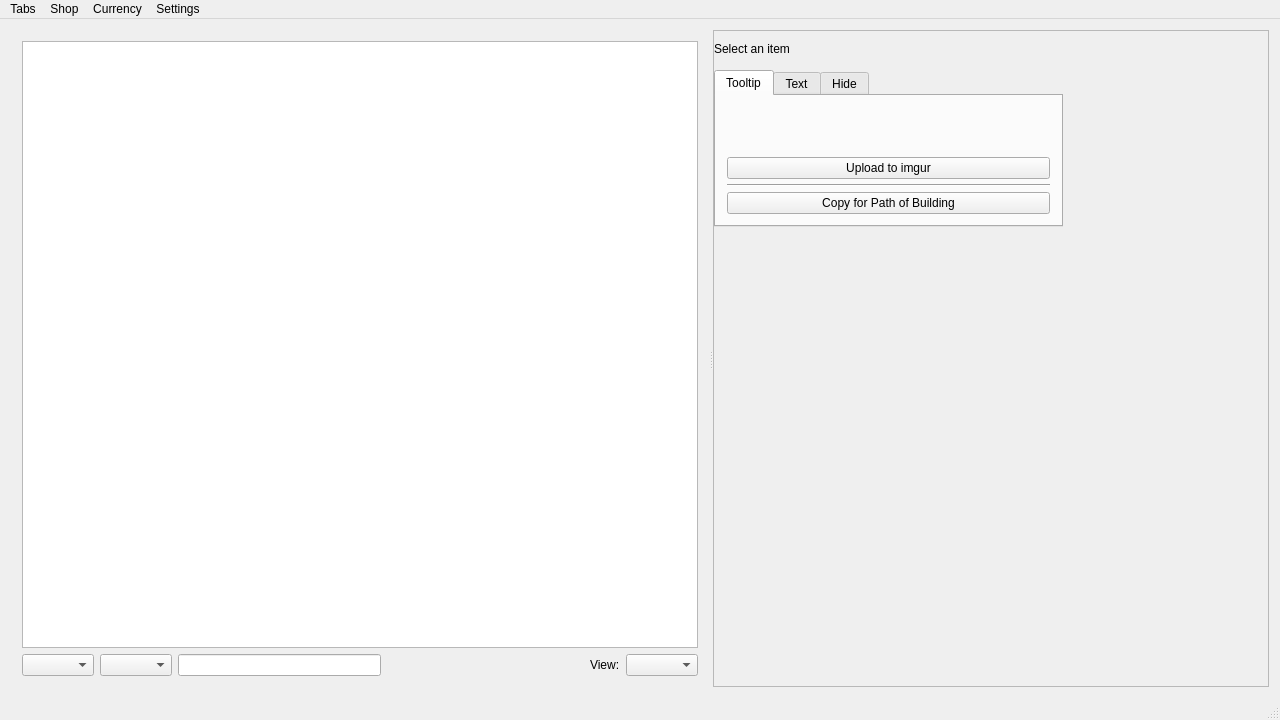
<?xml version="1.0" encoding="UTF-8"?>
<ui version="4.0">
 <class>MainWindow</class>
 <widget class="QMainWindow" name="MainWindow">
  <property name="geometry">
   <rect>
    <x>0</x>
    <y>0</y>
    <width>1280</width>
    <height>720</height>
   </rect>
  </property>
  <property name="windowTitle">
   <string>Acquisition</string>
  </property>
  <widget class="QWidget" name="centralWidget">
   <layout class="QGridLayout" name="gridLayout_2">
    <item row="0" column="0">
     <layout class="QVBoxLayout" name="mainLayout">
      <item>
       <widget class="QSplitter" name="horizontalLayout_2">
        <property name="orientation">
         <enum>Qt::Orientation::Horizontal</enum>
        </property>
        <widget class="QWidget" name="layoutWidget">
         <layout class="QVBoxLayout" name="itemListAndSearchFormLayout">
          <item>
           <widget class="QTreeView" name="treeView"/>
          </item>
          <item>
           <layout class="QHBoxLayout" name="horizontalLayout">
            <item>
             <widget class="QComboBox" name="buyoutTypeComboBox"/>
            </item>
            <item>
             <widget class="QComboBox" name="buyoutCurrencyComboBox"/>
            </item>
            <item>
             <widget class="QLineEdit" name="buyoutValueLineEdit"/>
            </item>
            <item>
             <spacer name="horizontalSpacer">
              <property name="orientation">
               <enum>Qt::Orientation::Horizontal</enum>
              </property>
              <property name="sizeHint" stdset="0">
               <size>
                <width>40</width>
                <height>20</height>
               </size>
              </property>
             </spacer>
            </item>
            <item>
             <widget class="QLabel" name="label">
              <property name="text">
               <string>View:</string>
              </property>
             </widget>
            </item>
            <item>
             <widget class="QComboBox" name="viewComboBox"/>
            </item>
           </layout>
          </item>
         </layout>
        </widget>
        <widget class="QScrollArea" name="scrollArea">
         <widget class="QWidget" name="scrollAreaWidgetContents">
          <property name="geometry">
           <rect>
            <x>0</x>
            <y>0</y>
            <width>349</width>
            <height>638</height>
           </rect>
          </property>
          <layout class="QGridLayout" name="gridLayout">
           <property name="leftMargin">
            <number>0</number>
           </property>
           <property name="topMargin">
            <number>11</number>
           </property>
           <property name="rightMargin">
            <number>0</number>
           </property>
           <item row="0" column="0">
            <layout class="QVBoxLayout" name="itemLayout">
             <property name="spacing">
              <number>0</number>
             </property>
             <item>
              <widget class="QWidget" name="widget" native="true">
               <property name="minimumSize">
                <size>
                 <width>250</width>
                 <height>0</height>
                </size>
               </property>
              </widget>
             </item>
             <item>
              <widget class="QLabel" name="nameLabel">
               <property name="text">
                <string>Select an item</string>
               </property>
              </widget>
             </item>
             <item>
              <widget class="QLabel" name="imageLabel"/>
             </item>
             <item>
              <widget class="QTabWidget" name="itemInfoTypeTabs">
               <property name="sizePolicy">
                <sizepolicy hsizetype="Minimum" vsizetype="Maximum">
                 <horstretch>0</horstretch>
                 <verstretch>0</verstretch>
                </sizepolicy>
               </property>
               <property name="currentIndex">
                <number>0</number>
               </property>
               <widget class="QWidget" name="itemInfoTooltip">
                <attribute name="title">
                 <string>Tooltip</string>
                </attribute>
                <layout class="QVBoxLayout" name="itemInfoLayout">
                 <item>
                  <widget class="QWidget" name="itemTooltipWidget" native="true">
                   <property name="sizePolicy">
                    <sizepolicy hsizetype="Preferred" vsizetype="Minimum">
                     <horstretch>0</horstretch>
                     <verstretch>0</verstretch>
                    </sizepolicy>
                   </property>
                   <layout class="QVBoxLayout" name="itemTooltipLayout">
                    <property name="spacing">
                     <number>0</number>
                    </property>
                    <property name="leftMargin">
                     <number>0</number>
                    </property>
                    <property name="topMargin">
                     <number>0</number>
                    </property>
                    <property name="rightMargin">
                     <number>0</number>
                    </property>
                    <property name="bottomMargin">
                     <number>0</number>
                    </property>
                    <item>
                     <widget class="QWidget" name="itemHeaderWidget" native="true">
                      <property name="sizePolicy">
                       <sizepolicy hsizetype="Expanding" vsizetype="Fixed">
                        <horstretch>0</horstretch>
                        <verstretch>0</verstretch>
                       </sizepolicy>
                      </property>
                      <layout class="QHBoxLayout" name="itemHeaderLayout">
                       <property name="spacing">
                        <number>0</number>
                       </property>
                       <property name="leftMargin">
                        <number>0</number>
                       </property>
                       <property name="topMargin">
                        <number>0</number>
                       </property>
                       <property name="rightMargin">
                        <number>0</number>
                       </property>
                       <property name="bottomMargin">
                        <number>0</number>
                       </property>
                       <item>
                        <widget class="QLabel" name="itemHeaderLeft">
                         <property name="sizePolicy">
                          <sizepolicy hsizetype="Fixed" vsizetype="Fixed">
                           <horstretch>0</horstretch>
                           <verstretch>0</verstretch>
                          </sizepolicy>
                         </property>
                         <property name="text">
                          <string/>
                         </property>
                        </widget>
                       </item>
                       <item>
                        <widget class="QWidget" name="itemNameContainerWidget" native="true">
                         <property name="sizePolicy">
                          <sizepolicy hsizetype="Expanding" vsizetype="Fixed">
                           <horstretch>0</horstretch>
                           <verstretch>0</verstretch>
                          </sizepolicy>
                         </property>
                         <layout class="QVBoxLayout" name="itemNameContainer">
                          <property name="spacing">
                           <number>0</number>
                          </property>
                          <property name="leftMargin">
                           <number>0</number>
                          </property>
                          <property name="topMargin">
                           <number>0</number>
                          </property>
                          <property name="rightMargin">
                           <number>0</number>
                          </property>
                          <property name="bottomMargin">
                           <number>0</number>
                          </property>
                          <item>
                           <widget class="QLabel" name="itemNameFirstLine">
                            <property name="text">
                             <string/>
                            </property>
                           </widget>
                          </item>
                          <item>
                           <widget class="QLabel" name="itemNameSecondLine">
                            <property name="text">
                             <string/>
                            </property>
                           </widget>
                          </item>
                         </layout>
                        </widget>
                       </item>
                       <item>
                        <widget class="QLabel" name="itemHeaderRight">
                         <property name="sizePolicy">
                          <sizepolicy hsizetype="Fixed" vsizetype="Fixed">
                           <horstretch>0</horstretch>
                           <verstretch>0</verstretch>
                          </sizepolicy>
                         </property>
                         <property name="text">
                          <string/>
                         </property>
                        </widget>
                       </item>
                      </layout>
                     </widget>
                    </item>
                    <item>
                     <widget class="QLabel" name="propertiesLabel">
                      <property name="maximumSize">
                       <size>
                        <width>16777215</width>
                        <height>16777215</height>
                       </size>
                      </property>
                      <property name="wordWrap">
                       <bool>true</bool>
                      </property>
                     </widget>
                    </item>
                   </layout>
                  </widget>
                 </item>
                 <item>
                  <widget class="QWidget" name="itemButtonsWidget" native="true">
                   <property name="sizePolicy">
                    <sizepolicy hsizetype="Preferred" vsizetype="Minimum">
                     <horstretch>0</horstretch>
                     <verstretch>0</verstretch>
                    </sizepolicy>
                   </property>
                   <layout class="QVBoxLayout" name="itemButtonsLayout">
                    <property name="spacing">
                     <number>5</number>
                    </property>
                    <property name="leftMargin">
                     <number>0</number>
                    </property>
                    <property name="topMargin">
                     <number>0</number>
                    </property>
                    <property name="rightMargin">
                     <number>0</number>
                    </property>
                    <property name="bottomMargin">
                     <number>0</number>
                    </property>
                    <item>
                     <widget class="QPushButton" name="uploadTooltipButton">
                      <property name="text">
                       <string>Upload to imgur</string>
                      </property>
                     </widget>
                    </item>
                    <item>
                     <widget class="Line" name="pobButtonLine">
                      <property name="orientation">
                       <enum>Qt::Orientation::Horizontal</enum>
                      </property>
                     </widget>
                    </item>
                    <item>
                     <widget class="QPushButton" name="pobTooltipButton">
                      <property name="text">
                       <string>Copy for Path of Building</string>
                      </property>
                     </widget>
                    </item>
                   </layout>
                  </widget>
                 </item>
                </layout>
               </widget>
               <widget class="QWidget" name="itemInfoText">
                <attribute name="title">
                 <string>Text</string>
                </attribute>
                <layout class="QVBoxLayout" name="verticalLayout">
                 <item>
                  <widget class="QLabel" name="itemTextTooltip">
                   <property name="sizePolicy">
                    <sizepolicy hsizetype="Minimum" vsizetype="Maximum">
                     <horstretch>0</horstretch>
                     <verstretch>0</verstretch>
                    </sizepolicy>
                   </property>
                   <property name="text">
                    <string/>
                   </property>
                  </widget>
                 </item>
                </layout>
               </widget>
               <widget class="QWidget" name="tab">
                <attribute name="title">
                 <string>Hide</string>
                </attribute>
               </widget>
              </widget>
             </item>
             <item>
              <spacer name="verticalSpacer">
               <property name="orientation">
                <enum>Qt::Orientation::Vertical</enum>
               </property>
               <property name="sizeHint" stdset="0">
                <size>
                 <width>20</width>
                 <height>40</height>
                </size>
               </property>
              </spacer>
             </item>
             <item>
              <widget class="QLabel" name="locationLabel"/>
             </item>
             <item>
              <widget class="QLabel" name="minimapLabel"/>
             </item>
            </layout>
           </item>
          </layout>
         </widget>
        </widget>
       </widget>
      </item>
     </layout>
    </item>
   </layout>
  </widget>
  <widget class="QMenuBar" name="menuBar">
   <property name="geometry">
    <rect>
     <x>0</x>
     <y>0</y>
     <width>1280</width>
     <height>20</height>
    </rect>
   </property>
   <widget class="QMenu" name="menuShop">
    <property name="title">
     <string>Shop</string>
    </property>
    <addaction name="actionSetShopThreads"/>
    <addaction name="actionEditShopTemplate"/>
    <addaction name="actionCopyShopToClipboard"/>
    <addaction name="actionUpdateStashIndex"/>
    <addaction name="actionUpdateShops"/>
    <addaction name="actionSetAutomaticallyShopUpdate"/>
   </widget>
   <widget class="QMenu" name="menuTabs">
    <property name="title">
     <string>Tabs</string>
    </property>
    <addaction name="actionRefreshCheckedTabs"/>
    <addaction name="actionRefreshAllTabs"/>
    <addaction name="separator"/>
    <addaction name="actionSetAutomaticTabRefresh"/>
    <addaction name="actionSetTabRefreshInterval"/>
   </widget>
   <widget class="QMenu" name="menuCurrency">
    <property name="title">
     <string>Currency</string>
    </property>
    <addaction name="actionListCurrency"/>
    <addaction name="actionExportCurrency"/>
   </widget>
   <widget class="QMenu" name="menuSettings">
    <property name="title">
     <string>Settings</string>
    </property>
    <widget class="QMenu" name="menuTheme">
     <property name="title">
      <string>Theme</string>
     </property>
     <addaction name="actionSetDarkTheme"/>
     <addaction name="actionSetLightTheme"/>
     <addaction name="actionSetDefaultTheme"/>
    </widget>
    <widget class="QMenu" name="menuLogging">
     <property name="title">
      <string>Logging</string>
     </property>
     <addaction name="actionLoggingOFF"/>
     <addaction name="actionLoggingFATAL"/>
     <addaction name="actionLoggingERROR"/>
     <addaction name="actionLoggingWARN"/>
     <addaction name="actionLoggingINFO"/>
     <addaction name="actionLoggingDEBUG"/>
     <addaction name="actionLoggingTRACE"/>
    </widget>
    <widget class="QMenu" name="menuOAuth">
     <property name="title">
      <string>OAuth</string>
     </property>
     <addaction name="actionShowOAuthToken"/>
     <addaction name="actionRefreshOAuthToken"/>
    </widget>
    <widget class="QMenu" name="menuSessionID">
     <property name="title">
      <string>POESESSID</string>
     </property>
     <addaction name="actionShowPOESESSID"/>
    </widget>
    <addaction name="menuTheme"/>
    <addaction name="menuLogging"/>
    <addaction name="menuOAuth"/>
    <addaction name="menuSessionID"/>
   </widget>
   <addaction name="menuTabs"/>
   <addaction name="menuShop"/>
   <addaction name="menuCurrency"/>
   <addaction name="menuSettings"/>
  </widget>
  <widget class="QStatusBar" name="statusBar"/>
  <action name="actionSetShopThreads">
   <property name="enabled">
    <bool>true</bool>
   </property>
   <property name="text">
    <string>Set Shop Threads</string>
   </property>
  </action>
  <action name="actionCopyShopToClipboard">
   <property name="enabled">
    <bool>true</bool>
   </property>
   <property name="text">
    <string>Copy shop data to clipboard</string>
   </property>
  </action>
  <action name="actionSetAutomaticTabRefresh">
   <property name="checkable">
    <bool>true</bool>
   </property>
   <property name="checked">
    <bool>false</bool>
   </property>
   <property name="text">
    <string>Auto refresh checked tabs</string>
   </property>
  </action>
  <action name="actionSetTabRefreshInterval">
   <property name="text">
    <string>Auto refresh interval...</string>
   </property>
  </action>
  <action name="actionRefreshAllTabs">
   <property name="text">
    <string>Refresh all tabs</string>
   </property>
  </action>
  <action name="actionUpdateShops">
   <property name="enabled">
    <bool>true</bool>
   </property>
   <property name="text">
    <string>Update shop thread at forums</string>
   </property>
  </action>
  <action name="actionSetAutomaticallyShopUpdate">
   <property name="checkable">
    <bool>true</bool>
   </property>
   <property name="checked">
    <bool>false</bool>
   </property>
   <property name="enabled">
    <bool>true</bool>
   </property>
   <property name="text">
    <string>Automatically update shop</string>
   </property>
  </action>
  <action name="actionEditShopTemplate">
   <property name="enabled">
    <bool>true</bool>
   </property>
   <property name="text">
    <string>Edit Shop Template</string>
   </property>
  </action>
  <action name="actionListCurrency">
   <property name="text">
    <string>List currency...</string>
   </property>
  </action>
  <action name="actionExportCurrency">
   <property name="text">
    <string>Export to CSV...</string>
   </property>
  </action>
  <action name="actionRefreshCheckedTabs">
   <property name="text">
    <string>Refresh checked tabs</string>
   </property>
  </action>
  <action name="actionSetDarkTheme">
   <property name="checkable">
    <bool>true</bool>
   </property>
   <property name="text">
    <string>Dark</string>
   </property>
  </action>
  <action name="actionSetLightTheme">
   <property name="checkable">
    <bool>true</bool>
   </property>
   <property name="text">
    <string>Light</string>
   </property>
  </action>
  <action name="actionRefresh_Mod_List">
   <property name="text">
    <string>Refresh Mod List</string>
   </property>
  </action>
  <action name="actionSetDefaultTheme">
   <property name="checkable">
    <bool>true</bool>
   </property>
   <property name="text">
    <string>Default</string>
   </property>
  </action>
  <action name="actionLoggingOFF">
   <property name="checkable">
    <bool>true</bool>
   </property>
   <property name="text">
    <string>OFF</string>
   </property>
  </action>
  <action name="actionLoggingFATAL">
   <property name="checkable">
    <bool>true</bool>
   </property>
   <property name="text">
    <string>FATAL</string>
   </property>
  </action>
  <action name="actionLoggingERROR">
   <property name="checkable">
    <bool>true</bool>
   </property>
   <property name="text">
    <string>ERROR</string>
   </property>
  </action>
  <action name="actionLoggingWARN">
   <property name="checkable">
    <bool>true</bool>
   </property>
   <property name="text">
    <string>WARN</string>
   </property>
  </action>
  <action name="actionLoggingINFO">
   <property name="checkable">
    <bool>true</bool>
   </property>
   <property name="text">
    <string>INFO</string>
   </property>
  </action>
  <action name="actionLoggingDEBUG">
   <property name="checkable">
    <bool>true</bool>
   </property>
   <property name="text">
    <string>DEBUG</string>
   </property>
  </action>
  <action name="actionLoggingTRACE">
   <property name="checkable">
    <bool>true</bool>
   </property>
   <property name="text">
    <string>TRACE</string>
   </property>
  </action>
  <action name="actionShowOAuthToken">
   <property name="text">
    <string>Show Token</string>
   </property>
  </action>
  <action name="actionRefreshOAuthToken">
   <property name="text">
    <string>Refresh Token</string>
   </property>
  </action>
  <action name="actionShowPOESESSID">
   <property name="text">
    <string>Show or edit the session cookie</string>
   </property>
  </action>
  <action name="actionUpdateStashIndex">
   <property name="text">
    <string>Update stash index</string>
   </property>
  </action>
 </widget>
 <layoutdefault spacing="6" margin="11"/>
 <resources/>
 <connections/>
</ui>
